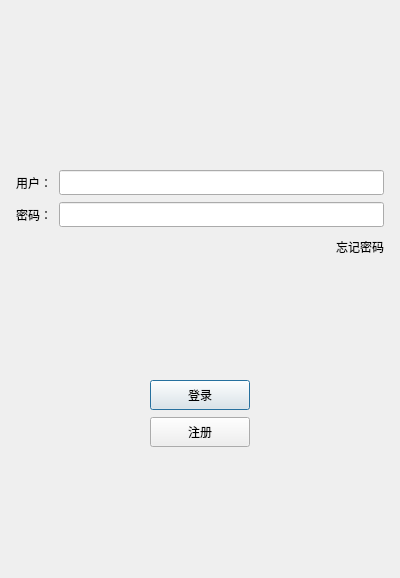
<?xml version="1.0" encoding="UTF-8"?>
<ui version="4.0">
 <class>LoginDialog</class>
 <widget class="QDialog" name="LoginDialog">
  <property name="geometry">
   <rect>
    <x>0</x>
    <y>0</y>
    <width>400</width>
    <height>578</height>
   </rect>
  </property>
  <property name="windowTitle">
   <string>Dialog</string>
  </property>
  <layout class="QVBoxLayout" name="verticalLayout_2">
   <item>
    <layout class="QVBoxLayout" name="verticalLayout">
     <property name="spacing">
      <number>7</number>
     </property>
     <property name="leftMargin">
      <number>5</number>
     </property>
     <property name="topMargin">
      <number>5</number>
     </property>
     <property name="rightMargin">
      <number>5</number>
     </property>
     <property name="bottomMargin">
      <number>5</number>
     </property>
     <item>
      <widget class="QWidget" name="widget" native="true">
       <layout class="QGridLayout" name="gridLayout">
        <item row="0" column="0">
         <widget class="QLabel" name="label">
          <property name="text">
           <string/>
          </property>
          <property name="pixmap">
           <pixmap resource="rc.qrc">:/assets/pic/lg.png</pixmap>
          </property>
          <property name="alignment">
           <set>Qt::AlignCenter</set>
          </property>
         </widget>
        </item>
       </layout>
      </widget>
     </item>
     <item>
      <spacer name="verticalSpacer">
       <property name="orientation">
        <enum>Qt::Vertical</enum>
       </property>
       <property name="sizeHint" stdset="0">
        <size>
         <width>20</width>
         <height>40</height>
        </size>
       </property>
      </spacer>
     </item>
     <item>
      <layout class="QHBoxLayout" name="horizontalLayout">
       <item>
        <widget class="QLabel" name="user_label">
         <property name="minimumSize">
          <size>
           <width>0</width>
           <height>25</height>
          </size>
         </property>
         <property name="maximumSize">
          <size>
           <width>16777215</width>
           <height>25</height>
          </size>
         </property>
         <property name="text">
          <string>用户：</string>
         </property>
        </widget>
       </item>
       <item>
        <widget class="QLineEdit" name="user_edit">
         <property name="minimumSize">
          <size>
           <width>0</width>
           <height>25</height>
          </size>
         </property>
         <property name="maximumSize">
          <size>
           <width>16777215</width>
           <height>25</height>
          </size>
         </property>
        </widget>
       </item>
      </layout>
     </item>
     <item>
      <layout class="QHBoxLayout" name="horizontalLayout_2">
       <item>
        <widget class="QLabel" name="password_label">
         <property name="minimumSize">
          <size>
           <width>0</width>
           <height>25</height>
          </size>
         </property>
         <property name="maximumSize">
          <size>
           <width>16777215</width>
           <height>25</height>
          </size>
         </property>
         <property name="text">
          <string>密码：</string>
         </property>
        </widget>
       </item>
       <item>
        <widget class="QLineEdit" name="password_edit">
         <property name="minimumSize">
          <size>
           <width>0</width>
           <height>25</height>
          </size>
         </property>
         <property name="maximumSize">
          <size>
           <width>16777215</width>
           <height>25</height>
          </size>
         </property>
        </widget>
       </item>
      </layout>
     </item>
     <item>
      <layout class="QHBoxLayout" name="horizontalLayout_3">
       <item>
        <spacer name="horizontalSpacer">
         <property name="orientation">
          <enum>Qt::Horizontal</enum>
         </property>
         <property name="sizeHint" stdset="0">
          <size>
           <width>40</width>
           <height>20</height>
          </size>
         </property>
        </spacer>
       </item>
       <item>
        <widget class="QLabel" name="forget_label">
         <property name="minimumSize">
          <size>
           <width>0</width>
           <height>25</height>
          </size>
         </property>
         <property name="maximumSize">
          <size>
           <width>16777215</width>
           <height>25</height>
          </size>
         </property>
         <property name="text">
          <string>忘记密码</string>
         </property>
        </widget>
       </item>
      </layout>
     </item>
     <item>
      <spacer name="verticalSpacer_2">
       <property name="orientation">
        <enum>Qt::Vertical</enum>
       </property>
       <property name="sizeHint" stdset="0">
        <size>
         <width>20</width>
         <height>40</height>
        </size>
       </property>
      </spacer>
     </item>
     <item>
      <layout class="QHBoxLayout" name="horizontalLayout_4">
       <item>
        <spacer name="horizontalSpacer_2">
         <property name="orientation">
          <enum>Qt::Horizontal</enum>
         </property>
         <property name="sizeHint" stdset="0">
          <size>
           <width>40</width>
           <height>20</height>
          </size>
         </property>
        </spacer>
       </item>
       <item>
        <widget class="QPushButton" name="login_btn">
         <property name="minimumSize">
          <size>
           <width>100</width>
           <height>30</height>
          </size>
         </property>
         <property name="maximumSize">
          <size>
           <width>100</width>
           <height>30</height>
          </size>
         </property>
         <property name="text">
          <string>登录</string>
         </property>
        </widget>
       </item>
       <item>
        <spacer name="horizontalSpacer_3">
         <property name="orientation">
          <enum>Qt::Horizontal</enum>
         </property>
         <property name="sizeHint" stdset="0">
          <size>
           <width>40</width>
           <height>20</height>
          </size>
         </property>
        </spacer>
       </item>
      </layout>
     </item>
     <item>
      <layout class="QHBoxLayout" name="horizontalLayout_5">
       <item>
        <spacer name="horizontalSpacer_4">
         <property name="orientation">
          <enum>Qt::Horizontal</enum>
         </property>
         <property name="sizeHint" stdset="0">
          <size>
           <width>40</width>
           <height>20</height>
          </size>
         </property>
        </spacer>
       </item>
       <item>
        <widget class="QPushButton" name="register_btn">
         <property name="minimumSize">
          <size>
           <width>100</width>
           <height>30</height>
          </size>
         </property>
         <property name="maximumSize">
          <size>
           <width>100</width>
           <height>30</height>
          </size>
         </property>
         <property name="text">
          <string>注册</string>
         </property>
        </widget>
       </item>
       <item>
        <spacer name="horizontalSpacer_5">
         <property name="orientation">
          <enum>Qt::Horizontal</enum>
         </property>
         <property name="sizeHint" stdset="0">
          <size>
           <width>40</width>
           <height>20</height>
          </size>
         </property>
        </spacer>
       </item>
      </layout>
     </item>
     <item>
      <spacer name="verticalSpacer_3">
       <property name="orientation">
        <enum>Qt::Vertical</enum>
       </property>
       <property name="sizeHint" stdset="0">
        <size>
         <width>20</width>
         <height>40</height>
        </size>
       </property>
      </spacer>
     </item>
    </layout>
   </item>
  </layout>
 </widget>
 <resources>
  <include location="rc.qrc"/>
 </resources>
 <connections/>
</ui>
